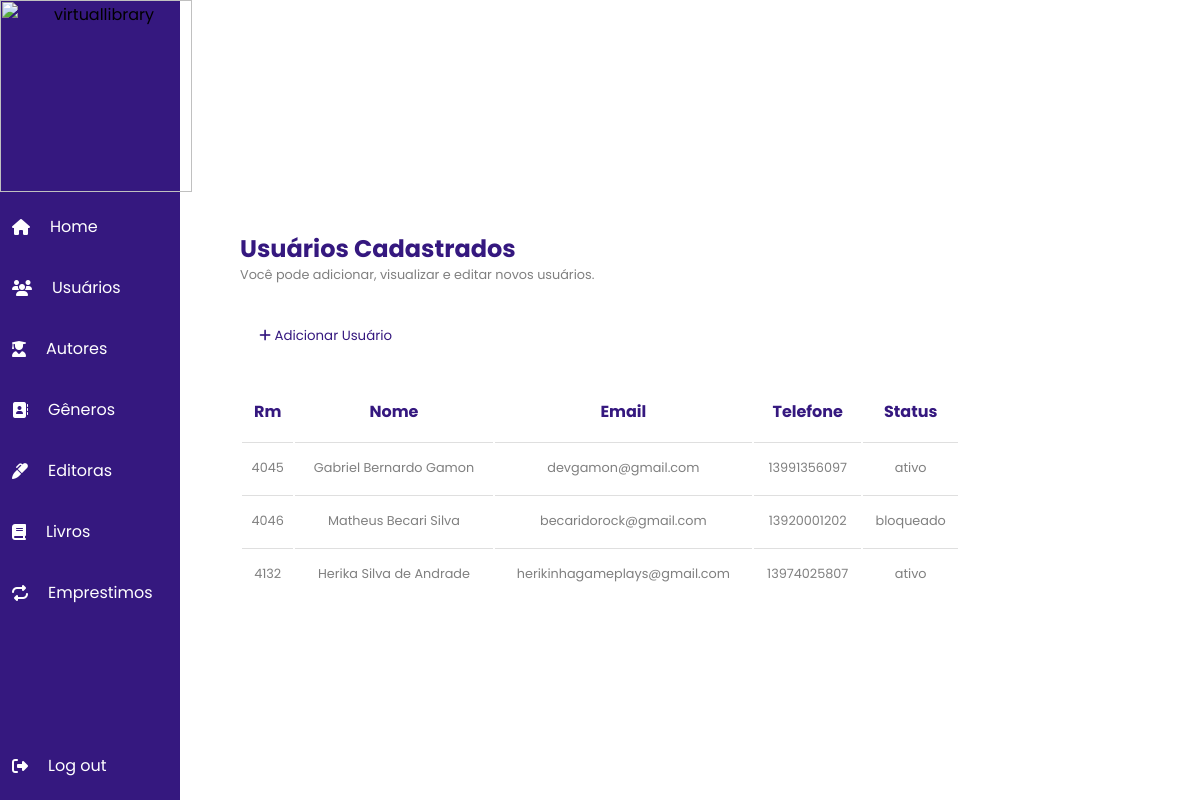
The page /src/pages/user.php on the database its author committed.
### tables this page shows
CREATE TABLE usuario(
    rm INT NOT NULL PRIMARY KEY,
    nome VARCHAR(60),
    email VARCHAR(120),
    dt_nascimento DATE,
    genero CHAR(1),
    telefone VARCHAR(45),
    senha CHAR(20),
    perfil VARCHAR(20),
    status VARCHAR(100),
    obs VARCHAR(200),
    adm BOOLEAN  
);

### src/components/biblioteca.php (called while the page is built, shortened)
<?php header("Access-Control-Allow-Origin: *");
    function ListarUsuario($rm){
        $sql = 'SELECT * FROM usuario';
        $res = $GLOBALS['conn']->query($sql);
        return $res;
    }
?>

### src/pages/user.php (the view, shortened to what this page needs)
<?php header ("Acess-Control-Aloww-Origin: *");
      include ('../components/biblioteca.php'); ?>
    <div class="container">
        <nav class="navbar">
            <div class="ul">
                <div class="logoBox"><img src="https://virtuallibrary.profrodolfo.com.br/public/logoW.png" alt="virtuallibrary"></div>
                <ul>
                    <li>
                        <a href="homeAdm.php">
                            <i class="fa-solid fa-house"></i>
                            <span>Home</span>
                        </a>
                    </li>
                    <li>
                        <a href="user.php">
                            <i class="fa-solid fa-users"></i>
                            <span>Usuários</span>
                        </a>
                    </li>
                    <li>
                        <a href="autor.php">
                            <i class="fa-solid fa-user-graduate"></i>
                            <span>Autores</span>
                        </a>
                    </li>
                    <li>
                        <a href="genero.php">
                            <i class="fa-solid fa-address-book"></i>
                            <span>Gêneros</span>
                        </a>
                    </li>
                    <li>
                        <a href="editora.php">
                            <i class="fa-solid fa-marker"></i>
                            <span>Editoras</span>
                        </a>
                    </li>
                    <li>
                        <a href="book.php">
                            <i class="fa-solid fa-book"></i>
                            <span>Livros</span>
                        </a>
                    </li>
                    <li>
                        <a href="emprestimo.php">
                            <i class="fa-solid fa-repeat"></i>
                            <span>Emprestimos</span>
                        </a>
                    </li>
                </ul>
            </div>
            <div class="logout">
                <ul>
                    <li>
                        <a href="#">
                            <i class="fa-solid fa-right-from-bracket"></i>
                            <span>Log out</span>
                        </a>
                    </li>
                </ul>
            </div>
        </nav>
        <div class="containerGen">
            <div class="header">
                <h2>Usuários Cadastrados</h2>
                <p>Você pode adicionar, visualizar e editar novos usuários.</p>
            </div>
            <div class="modalContainer">
                <button class="btnAdd" id="open-modal"><i class="fa-solid fa-plus"></i> Adicionar Usuário</button>
            </div>
            <br>
            <table>
                <tr>
                    <th>Rm</th>
                    <th>Nome</th>
                    <th>Email</th>
                    <th>Telefone</th>
                    <th>Status</th>
                </tr>
                <?php
                    $todos = ListarUsuario("");
                    while($book = $todos->fetch_object()){
                        echo '
                        <tr>
                            <td>'.$book->rm.'</td>
                            <td class="titulo">'.$book->nome.'</td>
                            <td>'.$book->email.'</td>
                            <td>'.$book->telefone.'</td>
                            <td>'.$book->status.'</td>
                        </tr>
                    ';
                    }
                ?>
            </table>
        </div>
    </div>

### src/pages/user.php (style rules this page uses)
* { padding: 0; margin: 0; -webkit-box-sizing: border-box; box-sizing: border-box; font-family: 'Poppins', sans-serif; border: none; outline: none; text-decoration: none; -webkit-transition: .2s linear; transition: .2s linear; }
.container { display: -webkit-box; display: -ms-flexbox; display: flex; -webkit-box-pack: center; -ms-flex-pack: center; justify-content: center; -webkit-box-align: center; -ms-flex-align: center; align-items: center; -webkit-box-orient: horizontal; -webkit-box-direction: normal; -ms-flex-direction: row; flex-direction: row; min-height: 100vh; width: 100%; }
.container .navbar { display: -webkit-box; display: -ms-flexbox; display: flex; -webkit-box-pack: justify; -ms-flex-pack: justify; justify-content: space-between; -webkit-box-align: default; -ms-flex-align: default; align-items: default; -webkit-box-orient: vertical; -webkit-box-direction: normal; -ms-flex-direction: column; flex-direction: column; min-height: 100vh; width: 15%; position: fixed; left: 0; top: 0; background: #35187f; }
.container .navbar .logoBox { text-align: center; }
.container .navbar .logoBox img { width: 12rem; }
.container .navbar ul li a { display: -webkit-box; display: -ms-flexbox; display: flex; -webkit-box-pack: default; -ms-flex-pack: default; justify-content: default; -webkit-box-align: center; -ms-flex-align: center; align-items: center; -webkit-box-orient: vertical; -webkit-box-direction: normal; -ms-flex-direction: default; flex-direction: default; margin: 8px 0; padding: 14px 12px; color: #fff; }
.container .navbar ul li a span { margin-left: 20px; }
.container .containerGen { display: -webkit-box; display: -ms-flexbox; display: flex; -webkit-box-pack: center; -ms-flex-pack: center; justify-content: center; -webkit-box-align: center; -ms-flex-align: center; align-items: center; -webkit-box-orient: vertical; -webkit-box-direction: normal; -ms-flex-direction: column; flex-direction: column; min-height: 100vh; width: 100%; }
.container .containerGen .header { padding: 2rem 0rem; width: 60%; }
.container .containerGen .header h2 { text-align: left; color: #35187f; }
.container .containerGen .header p { color: rgba(0, 0, 0, 0.5); font-size: 0.8rem; }
.container .containerGen .modalContainer { text-align: left; width: 60%; }
.container .containerGen .modalContainer .btnAdd { background: none; color: #35187f; cursor: pointer; padding: 0.6rem 1.2rem; }
.container .containerGen table { width: 60%; }
.container .containerGen table tr th { color: #35187f; padding: 1rem 0.4rem; }
.container .containerGen table tr td { padding: 1rem 0.4rem; font-size: 0.8rem; color: rgba(0, 0, 0, 0.5); border-top: 1px solid rgba(95, 95, 95, 0.2); border-collapse: collapse; text-align: center; }

### rows shown on the page
usuario: rm "4045", nome "Gabriel Bernardo Gamon", email "devgamon@gmail.com", telefone "13991356097", status "ativo"
usuario: rm "4046", nome "Matheus Becari Silva", email "becaridorock@gmail.com", telefone "13920001202", status "bloqueado"
usuario: rm "4132", nome "Herika Silva de Andrade", email "herikinhagameplays@gmail.com", telefone "13974025807", status "ativo"
